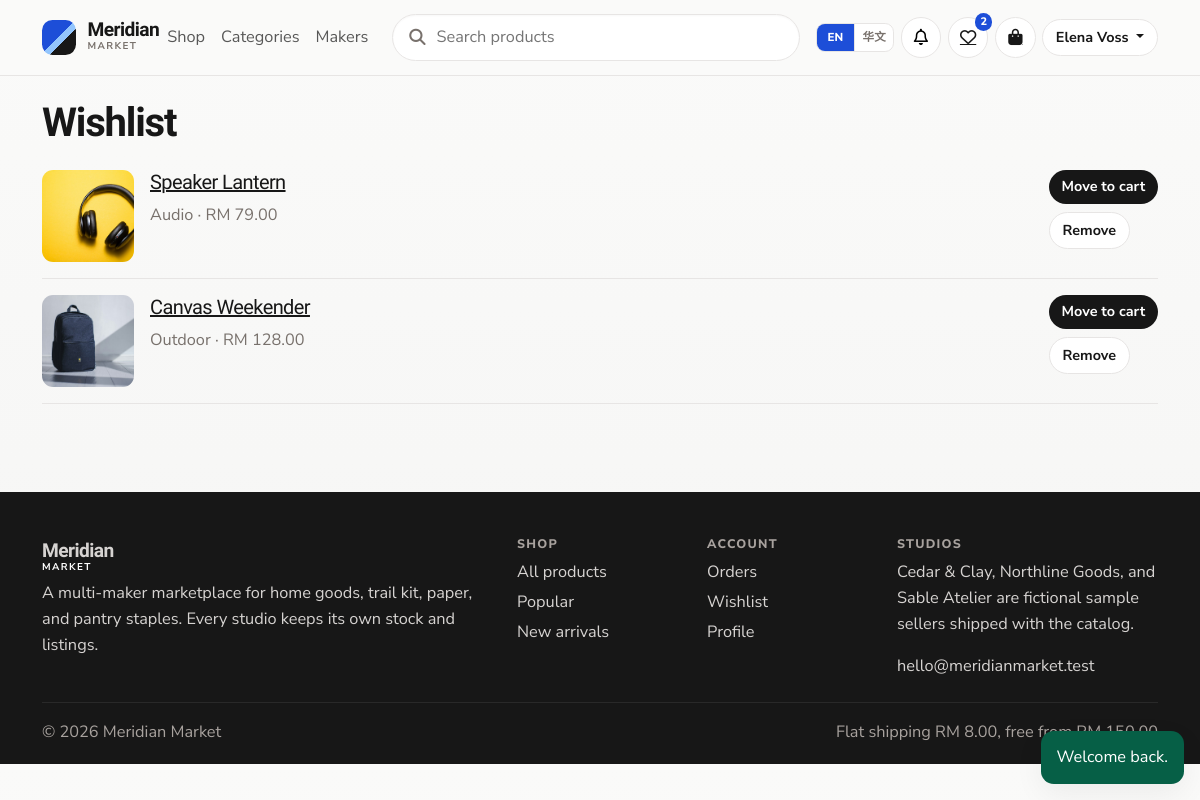
The page /public/wishlist.php (signed in) on the database its author committed.
### tables this page shows
CREATE TABLE users (
    id INT UNSIGNED AUTO_INCREMENT PRIMARY KEY,
    name VARCHAR(80) NOT NULL,
    email VARCHAR(120) NOT NULL,
    password VARCHAR(255) NOT NULL,
    phone VARCHAR(20) NOT NULL,
    address VARCHAR(255) NOT NULL,
    avatar VARCHAR(255) NULL,
    role ENUM('customer', 'seller', 'admin') NOT NULL DEFAULT 'customer',
    status ENUM('active', 'suspended') NOT NULL DEFAULT 'active',
    must_change_password TINYINT(1) NOT NULL DEFAULT 0,
    created_at DATETIME NOT NULL DEFAULT CURRENT_TIMESTAMP,
    updated_at DATETIME NOT NULL DEFAULT CURRENT_TIMESTAMP ON UPDATE CURRENT_TIMESTAMP,
    UNIQUE KEY uq_users_email (email),
    KEY idx_users_role_status (role, status)
);

CREATE TABLE products (
    id INT UNSIGNED AUTO_INCREMENT PRIMARY KEY,
    seller_id INT UNSIGNED NOT NULL,
    category_id INT UNSIGNED NOT NULL,
    name VARCHAR(160) NOT NULL,
    slug VARCHAR(160) NOT NULL,
    description TEXT NOT NULL,
    price DECIMAL(10,2) NOT NULL,
    compare_price DECIMAL(10,2) NULL,
    stock INT UNSIGNED NOT NULL DEFAULT 0,
    sku VARCHAR(40) NOT NULL,
    status ENUM('active', 'inactive', 'archived') NOT NULL DEFAULT 'active',
    featured TINYINT(1) NOT NULL DEFAULT 0,
    created_at DATETIME NOT NULL DEFAULT CURRENT_TIMESTAMP,
    updated_at DATETIME NOT NULL DEFAULT CURRENT_TIMESTAMP ON UPDATE CURRENT_TIMESTAMP,
    UNIQUE KEY uq_products_slug (slug),
    UNIQUE KEY uq_products_sku (sku),
    KEY idx_products_category (category_id, status),
    KEY idx_products_seller (seller_id, status),
    KEY idx_products_featured (featured, status),
    KEY idx_products_price (price),
    KEY idx_products_created (created_at),
    CONSTRAINT fk_products_seller FOREIGN KEY (seller_id) REFERENCES users (id),
    CONSTRAINT fk_products_category FOREIGN KEY (category_id) REFERENCES categories (id)
);

CREATE TABLE categories (
    id INT UNSIGNED AUTO_INCREMENT PRIMARY KEY,
    name VARCHAR(60) NOT NULL,
    slug VARCHAR(80) NOT NULL,
    description VARCHAR(255) NOT NULL,
    image VARCHAR(255) NULL,
    status ENUM('active', 'inactive') NOT NULL DEFAULT 'active',
    created_at DATETIME NOT NULL DEFAULT CURRENT_TIMESTAMP,
    updated_at DATETIME NOT NULL DEFAULT CURRENT_TIMESTAMP ON UPDATE CURRENT_TIMESTAMP,
    UNIQUE KEY uq_categories_slug (slug)
);

### includes/functions.php (called while the page is built, shortened)
<?php
function config(string $group, ?string $key = null, mixed $default = null): mixed
{
    $bag = $GLOBALS['mm_config'][$group] ?? [];
    if ($key === null) {
        return $bag;
    }
    return $bag[$key] ?? $default;
}
function e(mixed $value): string
{
    return htmlspecialchars((string) $value, ENT_QUOTES | ENT_SUBSTITUTE, 'UTF-8');
}
function url(string $path = ''): string
{
    $base = APP_BASE_PATH;
    $path = ltrim($path, '/');
    if ($path === '') {
        return ($base === '' ? '' : $base) . '/';
    }
    $hash = '';
    $query = '';
    if (str_contains($path, '?')) {
        [$path, $query] = explode('?', $path, 2);
        $query = '?' . $query;
    }
    return ($base === '' ? '' : $base) . '/' . ltrim($path, '/') . $query . $hash;
}
function media_url(?string $path): string
{
    $path = str_replace('\\', '/', $path);
    return url(ltrim($path, '/'));
}
function to_cents(mixed $amount): int
{
    $value = trim((string) $amount);
    $negative = str_starts_with($value, '-');
    $value = ltrim($value, '-');
    [$dollars, $cents] = array_pad(explode('.', $value, 2), 2, '0');
    $cents = substr(str_pad($cents, 2, '0'), 0, 2);
    $total = ((int) $dollars) * 100 + (int) $cents;
    return $negative ? -$total : $total;
}
function money(mixed $amount): string
{
    $cents = to_cents($amount);
    $negative = $cents < 0;
    $cents = abs($cents);
    $formatted = number_format($cents / 100, 2);
    $symbol = (string) config('app', 'currency_symbol', 'RM');
    $prefix = $symbol === '' ? '' : $symbol . ' ';
    return ($negative ? '-' : '') . $prefix . $formatted;
}
function query_string(string $key, int $max = 80): string
{
    $value = $_GET[$key] ?? '';
    $value = trim($value);
    return $value;
}
function db(): PDO
{
    static $pdo = null;
    if ($pdo instanceof PDO) {
        return $pdo;
    }
    $cfg = config('db');
    $dsn = sprintf(
        'mysql:host=%s;port=%s;dbname=%s;charset=%s',
        $cfg['host'],
        $cfg['port'],
        $cfg['name'],
        $cfg['charset']
    );
    try {
        $pdo = new PDO($dsn, (string) $cfg['user'], (string) $cfg['pass'], [
            PDO::ATTR_ERRMODE => PDO::ERRMODE_EXCEPTION,
            PDO::ATTR_DEFAULT_FETCH_MODE => PDO::FETCH_ASSOC,
            PDO::ATTR_EMULATE_PREPARES => false,
        ]);
        $pdo->exec("SET time_zone = '+08:00'");
    } catch (PDOException $exception) {
        log_message('database', 'Connection failed: ' . $exception->getMessage());
        if (PHP_SAPI === 'cli') {
            fwrite(STDERR, "Database connection failed. See logs/app.log\n");
            exit(1);
        }
        http_response_code(500);
        require APP_ROOT . '/includes/db_error.php';
        exit;
    }
    return $pdo;
}

### includes/lang.php (called while the page is built, shortened)
<?php
function available_locales(): array
{
    return [
        'en' => 'English',
        'zh' => '华文',
    ];
}
function normalize_locale(?string $locale): string
{
    $locale = strtolower(trim((string) $locale));
    return array_key_exists($locale, available_locales()) ? $locale : default_locale();
}
function current_locale(): string
{
    if (!empty($_SESSION['locale']) && is_string($_SESSION['locale'])) {
        return normalize_locale($_SESSION['locale']);
    }
    return default_locale();
}
function load_translations(string $locale): array
{
    static $cache = [];
    $locale = normalize_locale($locale);
    if (isset($cache[$locale])) {
        return $cache[$locale];
    }
    $path = APP_ROOT . '/lang/' . $locale . '.php';
    $fallbackPath = APP_ROOT . '/lang/en.php';
    $fallback = is_file($fallbackPath) ? require $fallbackPath : [];
    $strings = is_file($path) ? require $path : [];
    $cache[$locale] = $locale === 'en' ? $fallback : array_merge($fallback, $strings);
    return $cache[$locale];
}
function t(string $key, array $replace = []): string
{
    $strings = load_translations(current_locale());
    $text = $strings[$key] ?? load_translations('en')[$key] ?? $key;
    if ($replace === []) {
        return $text;
    }
    $search = [];
    $values = [];
    foreach ($replace as $name => $value) {
        $search[] = '{' . $name . '}';
        $values[] = (string) $value;
    }
    return str_replace($search, $values, $text);
}
function te(string $key, array $replace = []): string
{
    return e(t($key, $replace));
}

### includes/auth.php (called while the page is built, shortened)
<?php
function current_user(bool $refresh = false): ?array
{
    static $loaded = false;
    static $cached = null;
    if ($loaded) {
        return $cached;
    }
    $loaded = true;
    $userId = $_SESSION['user_id'] ?? null;
    $fingerprint = hash('sha256', (string) ($_SERVER['HTTP_USER_AGENT'] ?? 'cli'));
    $known = $_SESSION['fingerprint'] ?? '';
    $stmt = db()->prepare(
        'SELECT id, name, email, phone, address, avatar, role, status, must_change_password, created_at
         FROM users WHERE id = ? LIMIT 1'
    );
    $stmt->execute([(int) $userId]);
    $user = $stmt->fetch();
    $cached = $user;
    return $cached;
}
function enforce_password_change(): void
{
    $user = current_user();
    if (!$user || (int) $user['must_change_password'] !== 1) {
        return;
    }
}

### includes/bootstrap.php (called while the page is built, shortened)
<?php
require_once APP_ROOT . '/includes/functions.php';
require_once APP_ROOT . '/includes/lang.php';
require_once APP_ROOT . '/includes/auth.php';
require_once APP_ROOT . '/includes/cart_service.php';
if (PHP_SAPI !== 'cli') {
    enforce_password_change();
}

### includes/cart_service.php (called while the page is built, shortened)
<?php
function active_cart_count(): int
{
    $user = current_user();
    if ($user) {
        return cart_count((int) $user['id']);
    }
    return guest_cart_count();
}
function cart_count(int $userId): int
{
    $stmt = db()->prepare(
        'SELECT COALESCE(SUM(ci.quantity), 0)
         FROM carts c
         INNER JOIN cart_items ci ON ci.cart_id = c.id
         WHERE c.user_id = ?'
    );
    $stmt->execute([$userId]);
    return (int) $stmt->fetchColumn();
}
function wishlist_count(int $userId): int
{
    $stmt = db()->prepare('SELECT COUNT(*) FROM wishlists WHERE user_id = ?');
    $stmt->execute([$userId]);
    return (int) $stmt->fetchColumn();
}

### public/wishlist.php (the view, shortened to what this page needs)
<?php
require __DIR__ . '/../includes/bootstrap.php';
$user = current_user();
require APP_ROOT . '/includes/header.php';
?>
<main id="content" class="container py-4">
    <h1>Wishlist</h1>
    <?php if (!$user): ?>
        <?php render_empty('fa-heart', 'Sign in to save products.', 'Browse freely without an account. Sign in when you want a wishlist that stays with you.', url('public/login.php'), 'Sign in'); ?>
    <?php else: ?>
        <?php
        $stmt = db()->prepare(
            'SELECT p.id, p.name, p.slug, p.price, p.compare_price, p.stock, p.status, c.name AS category_name, c.status AS category_status,
                    u.status AS seller_status, sp.shop_name,
                    (SELECT image_path FROM product_images pi WHERE pi.product_id = p.id ORDER BY display_order, id LIMIT 1) AS image_path
             FROM wishlists w
             INNER JOIN products p ON p.id = w.product_id
             INNER JOIN categories c ON c.id = p.category_id
             INNER JOIN users u ON u.id = p.seller_id
             LEFT JOIN seller_profiles sp ON sp.user_id = p.seller_id
             WHERE w.user_id = ?
             ORDER BY w.created_at DESC'
        );
        $stmt->execute([(int) $user['id']]);
        $items = $stmt->fetchAll();
        ?>
        <?php if (!$items): ?>
            <?php render_empty('fa-heart', 'Nothing saved yet.', 'Tap the heart on a product to keep it here.', url('public/shop.php'), 'Browse products'); ?>
        <?php else: ?>
            <?php foreach ($items as $item): ?>
                <?php $available = $item['status'] === 'active' && $item['category_status'] === 'active' && $item['seller_status'] === 'active' && (int) $item['stock'] > 0; ?>
                <article class="cart-line">
                    <img src="<?= e(media_url($item['image_path'] ?? null)) ?>" alt="">
                    <div>
                        <h2 class="h5"><a href="<?= e(url('public/product.php?slug=' . rawurlencode((string) $item['slug']))) ?>"><?= e($item['name']) ?></a></h2>
                        <p class="muted mb-1"><?= e($item['category_name']) ?> · <?= e(money($item['price'])) ?></p>
                    </div>
                    <div class="d-flex flex-column gap-2">
                        <?php if ($available): ?>
                            <form method="post">
                                <button class="btn btn-accent btn-sm" type="submit">Move to cart</button>
                            </form>
                        <?php endif; ?>
                        <form method="post">
                            <button class="btn btn-quiet btn-sm" type="submit">Remove</button>
                        </form>
                    </div>
                </article>
            <?php endforeach; ?>
        <?php endif; ?>
    <?php endif; ?>
</main>
<?php require APP_ROOT . '/includes/footer.php'; ?>

### includes/navbar.php (shortened to what this page needs)
<?php
$searchValue = query_string('q', 80);
$locale = current_locale();
$localeSwitchBase = url('public/locale.php');
?>
<header class="site-header">
    <nav class="navbar navbar-expand-lg">
        <div class="container">
            <a class="brand" href="<?= e(url('')) ?>">
                <span class="brand-mark" aria-hidden="true"></span>
                <span>
                    <strong>Meridian</strong>
                    <small>Market</small>
                </span>
            </a>
            <div class="collapse navbar-collapse" id="storeNav">
                <ul class="navbar-nav me-auto">
                    <li class="nav-item"><a class="nav-link" href="<?= e(url('public/shop.php')) ?>"><?= te('nav.shop') ?></a></li>
                    <li class="nav-item"><a class="nav-link" href="<?= e(url('')) ?>#categories"><?= te('nav.categories') ?></a></li>
                    <li class="nav-item"><a class="nav-link" href="<?= e(url('')) ?>#makers"><?= te('nav.makers') ?></a></li>
                </ul>
                <form class="search-form" method="get" action="<?= e(url('public/shop.php')) ?>" role="search">
                    <i class="fa-solid fa-magnifying-glass"></i>
                    <input id="navSearch" type="search" name="q" value="<?= e($searchValue) ?>" placeholder="<?= te('nav.search') ?>" maxlength="80">
                </form>
                <div class="nav-tools">
                    <div class="lang-switch" role="group" aria-label="<?= te('nav.lang') ?>">
                        <a class="lang-btn<?= $locale === 'en' ? ' is-active' : '' ?>" href="<?= e($localeSwitchBase . '?lang=en') ?>" hreflang="en" lang="en"><?= te('nav.lang_en') ?></a>
                        <a class="lang-btn<?= $locale === 'zh' ? ' is-active' : '' ?>" href="<?= e($localeSwitchBase . '?lang=zh') ?>" hreflang="zh" lang="zh-Hans"><?= te('nav.lang_zh') ?></a>
                    </div>
                    <?php if ($currentUser): ?>
                        <div class="dropdown">
                            <button class="icon-btn" type="button" data-bs-toggle="dropdown" aria-expanded="false" aria-label="<?= te('nav.notifications') ?>">
                                <i class="fa-regular fa-bell"></i>
                            </button>
                        </div>
                    <?php endif; ?>
                    <a class="icon-btn" href="<?= e(url('public/wishlist.php')) ?>" aria-label="<?= te('nav.wishlist') ?>">
                        <i class="fa-regular fa-heart"></i>
                        <?php if ($wishCount > 0): ?><span class="count"><?= e((string) $wishCount) ?></span><?php endif; ?>
                    </a>
                    <a class="icon-btn cart-link" href="<?= e(url('public/cart.php')) ?>" aria-label="<?= te('nav.cart') ?>">
                        <i class="fa-solid fa-bag-shopping"></i>
                    </a>
                    <?php if (!$currentUser): ?>
                        <a class="btn btn-quiet btn-sm" href="<?= e(url('public/login.php')) ?>"><?= te('nav.sign_in') ?></a>
                        <a class="btn btn-accent btn-sm" href="<?= e(url('public/register.php')) ?>"><?= te('nav.join') ?></a>
                    <?php else: ?>
                        <div class="dropdown">
                            <button class="btn btn-quiet btn-sm dropdown-toggle" type="button" data-bs-toggle="dropdown" aria-expanded="false">
                                <?= e($currentUser['name']) ?>
                            </button>
                        </div>
                    <?php endif; ?>
                </div>
            </div>
        </div>
    </nav>
</header>

### rows shown on the page
users: name "Elena Voss"
products: shows a picture, name "Speaker Lantern", category.name "Audio", price "RM 79.00"
products: shows a picture, name "Canvas Weekender", category.name "Outdoor", price "RM 128.00"

### other values the page prints
te('nav.shop') "Shop"
te('nav.categories') "Categories"
te('nav.makers') "Makers"
te('nav.lang_en') "EN"
te('nav.lang_zh') "华文"
$wishCount "2"
$flash['message'] "Welcome back."
te('footer.blurb') "A multi-maker marketplace for home goods, trail kit, paper, and pantry staples. Every studio keeps its own stock and listings."
te('footer.shop') "SHOP"
te('footer.all_products') "All products"
te('footer.popular') "Popular"
te('footer.new_arrivals') "New arrivals"
te('footer.account') "ACCOUNT"
te('footer.orders') "Orders"
te('footer.wishlist') "Wishlist"
